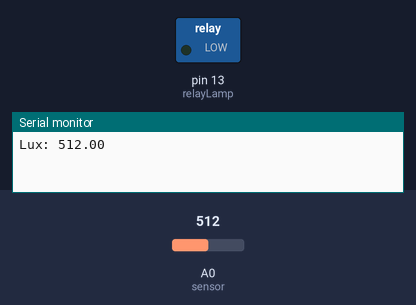
This sketch was run on a simulated Arduino Uno, built with avr-gcc and run on an emulated ATmega328P. On the bench: switched loads named in the sketch (green lamp = pin HIGH), the last lines printed to the serial monitor. Inputs (shaded band) come from the test bench; at power-on: A0 (sensor) = 512.

Above: at 0.1 s.
At 1.1 s:
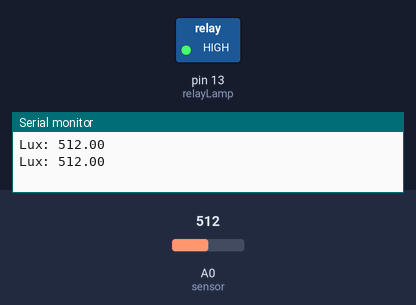
Timing chart, 0 to 2.6 s (numbered marks = the images above):
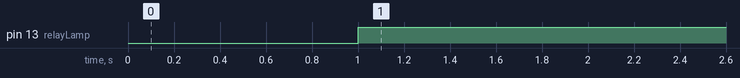

The sketch:

RelayLDR.ino
```cpp
int sensor = A0;
int relayLamp = 13;

void setup()
{
  Serial.begin(9600);
  pinMode(sensor, INPUT);
  pinMode(relayLamp, OUTPUT);
}

void loop()
{
  float ldr = analogRead(sensor);
  Serial.print("Lux: ");
  Serial.println(ldr);
  delay(1000);

  if (ldr < 200)
  {
    digitalWrite(relayLamp, LOW);
    }
  if (ldr > 200)
  {
    digitalWrite(relayLamp, HIGH);
    }
}
```

Measured:
- by itself, pin 13 (relayLamp): LOW → HIGH at 1.0 s
